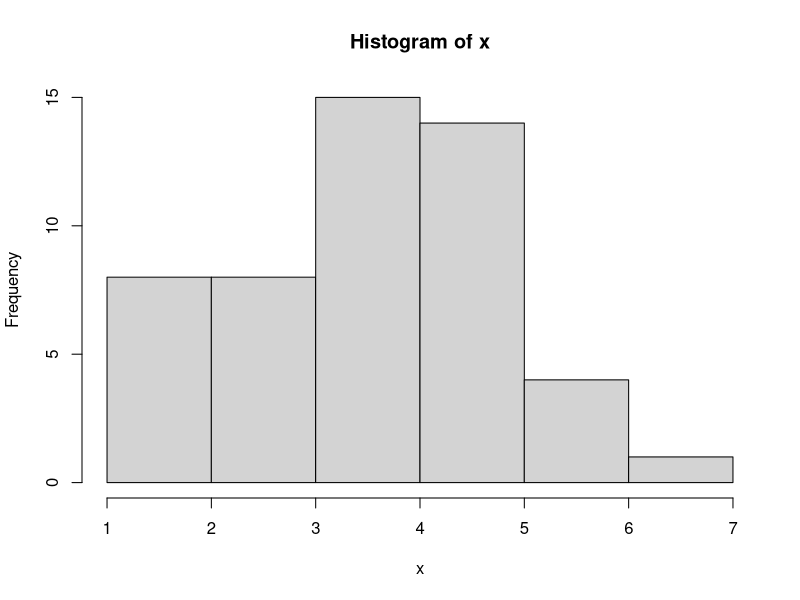
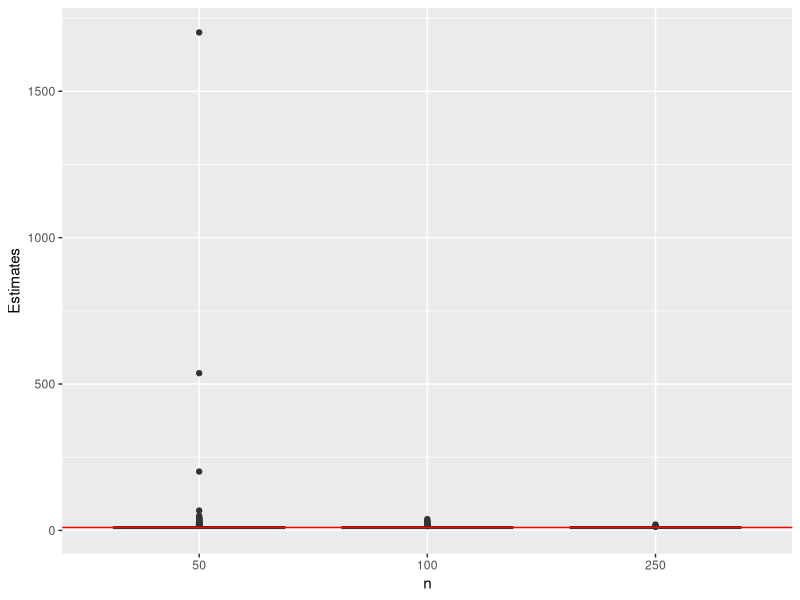
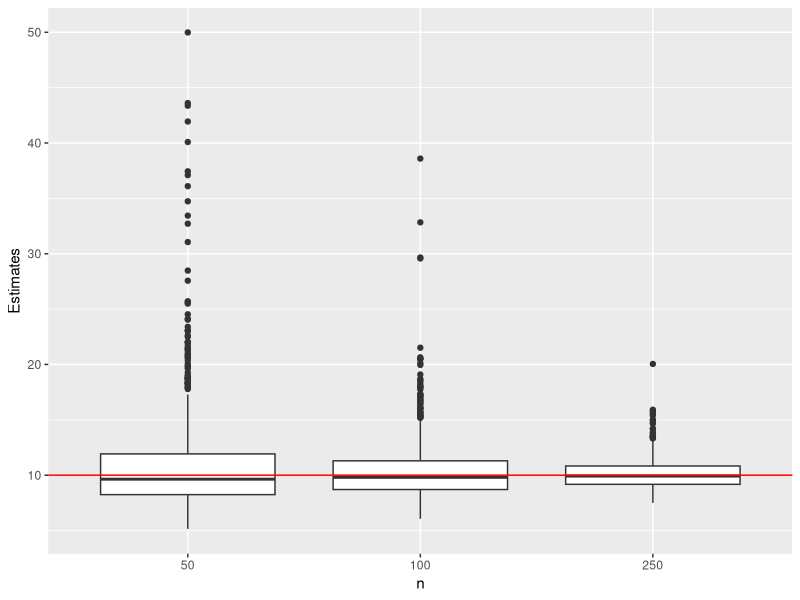

Source code (R) for these figures, in order:
## ---- chunk 1
knitr::opts_chunk$set(echo = TRUE,warning=F)
options(scipen=999)
library(tidyverse)
## ---- chunk 2
k = 10
p = 0.4
x = rbinom(50,k,p)

hist(x) #Do Not Change
## ---- chunk 3
est_kp = function(x){
  X_bar = mean(x)
  n = length(x)
  k_hat = (X_bar ** 2) / (X_bar - (sum((x - X_bar) ** 2) / n))
  p_hat = X_bar / k_hat
  return(c(k_hat,p_hat))
}

est_kp(rbinom(5000,k,p)) #Do Not Change
## ---- chunk 4
N = 1000
data = matrix(rbinom(N*50,k,p),N)
E50 = apply(data, 1, est_kp)

E50[,1:10] #Do Not Change
## ---- chunk 5
data2 = matrix(rbinom(N*100,k,p),N)
E100 = apply(data2, 1, est_kp)
data3 = matrix(rbinom(N*250,k,p),N)
E250 = apply(data3, 1, est_kp)

E100[,1:10] #Do Not Change
E250[,1:10] #Do Not Change
## ---- chunk 6
# bias
rowMeans(E50)-c(10,.4)
rowMeans(E100)-c(10,.4)
rowMeans(E250)-c(10,.4)

# mse
rowMeans((E50-c(10,.4))^2)
rowMeans((E100-c(10,.4))^2)
rowMeans((E250-c(10,.4))^2)
## ---- chunk 7
df_k<-tibble(
  n=factor(rep(c("50","100","250"),each=N),c("50","100","250")),
  Estimates=c(E50[1,], E100[1,], E250[1,])
  )
ggplot(data = df_k, mapping = aes(x = n, y = Estimates)) +
	geom_boxplot() +
	geom_hline(yintercept = k, colour = "red")
## ---- chunk 8
ggplot(
  data = filter(df_k, between(Estimates, 0, 50)), 
  mapping = aes(x = n, y = Estimates)
  ) +
	geom_boxplot() +
	geom_hline(yintercept = k, colour = "red")
